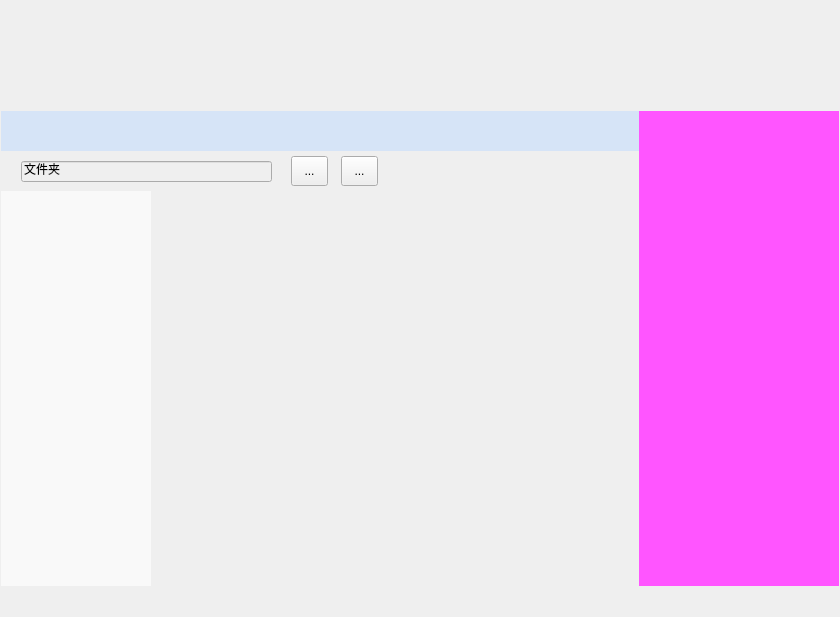
<?xml version="1.0" encoding="UTF-8"?>
<ui version="4.0">
 <class>MainWindow</class>
 <widget class="QMainWindow" name="MainWindow">
  <property name="geometry">
   <rect>
    <x>0</x>
    <y>0</y>
    <width>840</width>
    <height>617</height>
   </rect>
  </property>
  <property name="sizePolicy">
   <sizepolicy hsizetype="Expanding" vsizetype="Preferred">
    <horstretch>0</horstretch>
    <verstretch>0</verstretch>
   </sizepolicy>
  </property>
  <property name="windowTitle">
   <string>MainWindow</string>
  </property>
  <widget class="QWidget" name="centralWidget">
   <layout class="QVBoxLayout" name="verticalLayout_2">
    <property name="spacing">
     <number>0</number>
    </property>
    <property name="leftMargin">
     <number>1</number>
    </property>
    <property name="topMargin">
     <number>1</number>
    </property>
    <property name="rightMargin">
     <number>1</number>
    </property>
    <property name="bottomMargin">
     <number>1</number>
    </property>
    <item>
     <widget class="HeaderView" name="wdg_header" native="true">
      <property name="sizePolicy">
       <sizepolicy hsizetype="Preferred" vsizetype="Expanding">
        <horstretch>0</horstretch>
        <verstretch>0</verstretch>
       </sizepolicy>
      </property>
      <property name="maximumSize">
       <size>
        <width>16777215</width>
        <height>110</height>
       </size>
      </property>
      <layout class="QGridLayout" name="gridLayout_2">
       <property name="leftMargin">
        <number>9</number>
       </property>
       <property name="topMargin">
        <number>9</number>
       </property>
       <property name="rightMargin">
        <number>9</number>
       </property>
       <property name="bottomMargin">
        <number>9</number>
       </property>
       <property name="spacing">
        <number>6</number>
       </property>
      </layout>
     </widget>
    </item>
    <item>
     <widget class="QWidget" name="wdg_body" native="true">
      <property name="sizePolicy">
       <sizepolicy hsizetype="Preferred" vsizetype="MinimumExpanding">
        <horstretch>0</horstretch>
        <verstretch>0</verstretch>
       </sizepolicy>
      </property>
      <property name="maximumSize">
       <size>
        <width>16777215</width>
        <height>16777215</height>
       </size>
      </property>
      <property name="styleSheet">
       <string notr="true"/>
      </property>
      <layout class="QHBoxLayout" name="horizontalLayout_3">
       <property name="spacing">
        <number>0</number>
       </property>
       <property name="leftMargin">
        <number>0</number>
       </property>
       <property name="topMargin">
        <number>0</number>
       </property>
       <property name="rightMargin">
        <number>0</number>
       </property>
       <property name="bottomMargin">
        <number>0</number>
       </property>
       <item>
        <widget class="QWidget" name="widget" native="true">
         <layout class="QVBoxLayout" name="verticalLayout_3">
          <property name="spacing">
           <number>0</number>
          </property>
          <property name="leftMargin">
           <number>0</number>
          </property>
          <property name="topMargin">
           <number>0</number>
          </property>
          <property name="rightMargin">
           <number>0</number>
          </property>
          <property name="bottomMargin">
           <number>0</number>
          </property>
          <item>
           <widget class="MenuView" name="wdg_tool" native="true">
            <property name="minimumSize">
             <size>
              <width>0</width>
              <height>40</height>
             </size>
            </property>
            <property name="maximumSize">
             <size>
              <width>16777215</width>
              <height>40</height>
             </size>
            </property>
            <property name="styleSheet">
             <string notr="true">background-color: rgb(214, 228, 247);</string>
            </property>
            <layout class="QHBoxLayout" name="horizontalLayout_6">
             <property name="topMargin">
              <number>0</number>
             </property>
             <property name="rightMargin">
              <number>0</number>
             </property>
             <property name="bottomMargin">
              <number>0</number>
             </property>
            </layout>
           </widget>
          </item>
          <item>
           <widget class="QWidget" name="wdg_menu" native="true">
            <property name="minimumSize">
             <size>
              <width>0</width>
              <height>40</height>
             </size>
            </property>
            <property name="maximumSize">
             <size>
              <width>16777215</width>
              <height>40</height>
             </size>
            </property>
            <property name="styleSheet">
             <string notr="true">background-color: rgb(239, 239, 239);</string>
            </property>
            <widget class="QLineEdit" name="lineEdit">
             <property name="geometry">
              <rect>
               <x>20</x>
               <y>10</y>
               <width>251</width>
               <height>21</height>
              </rect>
             </property>
             <property name="text">
              <string>文件夹</string>
             </property>
            </widget>
            <widget class="QToolButton" name="toolButton_11">
             <property name="geometry">
              <rect>
               <x>290</x>
               <y>5</y>
               <width>37</width>
               <height>30</height>
              </rect>
             </property>
             <property name="sizePolicy">
              <sizepolicy hsizetype="Minimum" vsizetype="Minimum">
               <horstretch>0</horstretch>
               <verstretch>0</verstretch>
              </sizepolicy>
             </property>
             <property name="text">
              <string>...</string>
             </property>
            </widget>
            <widget class="QToolButton" name="btn_swishView">
             <property name="geometry">
              <rect>
               <x>340</x>
               <y>5</y>
               <width>37</width>
               <height>30</height>
              </rect>
             </property>
             <property name="sizePolicy">
              <sizepolicy hsizetype="Minimum" vsizetype="Minimum">
               <horstretch>0</horstretch>
               <verstretch>0</verstretch>
              </sizepolicy>
             </property>
             <property name="text">
              <string>...</string>
             </property>
            </widget>
           </widget>
          </item>
          <item>
           <widget class="QWidget" name="widget_3" native="true">
            <layout class="QHBoxLayout" name="horizontalLayout_5">
             <property name="spacing">
              <number>0</number>
             </property>
             <property name="leftMargin">
              <number>0</number>
             </property>
             <property name="topMargin">
              <number>0</number>
             </property>
             <property name="rightMargin">
              <number>0</number>
             </property>
             <property name="bottomMargin">
              <number>0</number>
             </property>
             <item>
              <widget class="LeftDockView" name="wdg_left" native="true">
               <property name="sizePolicy">
                <sizepolicy hsizetype="Minimum" vsizetype="Preferred">
                 <horstretch>0</horstretch>
                 <verstretch>0</verstretch>
                </sizepolicy>
               </property>
               <property name="minimumSize">
                <size>
                 <width>150</width>
                 <height>0</height>
                </size>
               </property>
               <property name="maximumSize">
                <size>
                 <width>150</width>
                 <height>16777215</height>
                </size>
               </property>
               <property name="autoFillBackground">
                <bool>false</bool>
               </property>
               <property name="styleSheet">
                <string notr="true">background-color: rgb(249, 249, 249);</string>
               </property>
               <layout class="QVBoxLayout" name="verticalLayout">
                <property name="spacing">
                 <number>0</number>
                </property>
                <property name="leftMargin">
                 <number>0</number>
                </property>
                <property name="topMargin">
                 <number>0</number>
                </property>
                <property name="rightMargin">
                 <number>0</number>
                </property>
                <property name="bottomMargin">
                 <number>0</number>
                </property>
               </layout>
              </widget>
             </item>
             <item>
              <widget class="BodyView" name="wdg_BodyFolders" native="true">
               <property name="sizePolicy">
                <sizepolicy hsizetype="Expanding" vsizetype="Expanding">
                 <horstretch>0</horstretch>
                 <verstretch>0</verstretch>
                </sizepolicy>
               </property>
               <property name="styleSheet">
                <string notr="true"/>
               </property>
               <layout class="QHBoxLayout" name="horizontalLayout">
                <property name="spacing">
                 <number>0</number>
                </property>
                <property name="leftMargin">
                 <number>0</number>
                </property>
                <property name="topMargin">
                 <number>0</number>
                </property>
                <property name="rightMargin">
                 <number>0</number>
                </property>
                <property name="bottomMargin">
                 <number>0</number>
                </property>
               </layout>
              </widget>
             </item>
            </layout>
           </widget>
          </item>
         </layout>
        </widget>
       </item>
       <item>
        <widget class="QWidget" name="wdg_right" native="true">
         <property name="minimumSize">
          <size>
           <width>200</width>
           <height>0</height>
          </size>
         </property>
         <property name="maximumSize">
          <size>
           <width>200</width>
           <height>16777215</height>
          </size>
         </property>
         <property name="styleSheet">
          <string notr="true">background-color: rgb(255, 85, 255);</string>
         </property>
         <layout class="QHBoxLayout" name="horizontalLayout_7">
          <item>
           <widget class="RightDockView" name="widget_2" native="true">
            <property name="styleSheet">
             <string notr="true"/>
            </property>
           </widget>
          </item>
         </layout>
        </widget>
       </item>
      </layout>
      <zorder>wdg_right</zorder>
      <zorder>widget</zorder>
     </widget>
    </item>
    <item>
     <widget class="QWidget" name="wdg_food" native="true">
      <property name="sizePolicy">
       <sizepolicy hsizetype="Preferred" vsizetype="Preferred">
        <horstretch>0</horstretch>
        <verstretch>0</verstretch>
       </sizepolicy>
      </property>
      <property name="minimumSize">
       <size>
        <width>0</width>
        <height>30</height>
       </size>
      </property>
      <property name="maximumSize">
       <size>
        <width>16777215</width>
        <height>30</height>
       </size>
      </property>
     </widget>
    </item>
   </layout>
  </widget>
 </widget>
 <layoutdefault spacing="6" margin="11"/>
 <customwidgets>
  <customwidget>
   <class>HeaderView</class>
   <extends>QWidget</extends>
   <header>headerview.h</header>
   <container>1</container>
  </customwidget>
  <customwidget>
   <class>MenuView</class>
   <extends>QWidget</extends>
   <header>menuview.h</header>
   <container>1</container>
  </customwidget>
  <customwidget>
   <class>RightDockView</class>
   <extends>QWidget</extends>
   <header>rightdockview.h</header>
   <container>1</container>
  </customwidget>
  <customwidget>
   <class>BodyView</class>
   <extends>QWidget</extends>
   <header>bodyview.h</header>
   <container>1</container>
  </customwidget>
  <customwidget>
   <class>LeftDockView</class>
   <extends>QWidget</extends>
   <header>leftdockview.h</header>
   <container>1</container>
  </customwidget>
 </customwidgets>
 <resources/>
 <connections/>
</ui>
